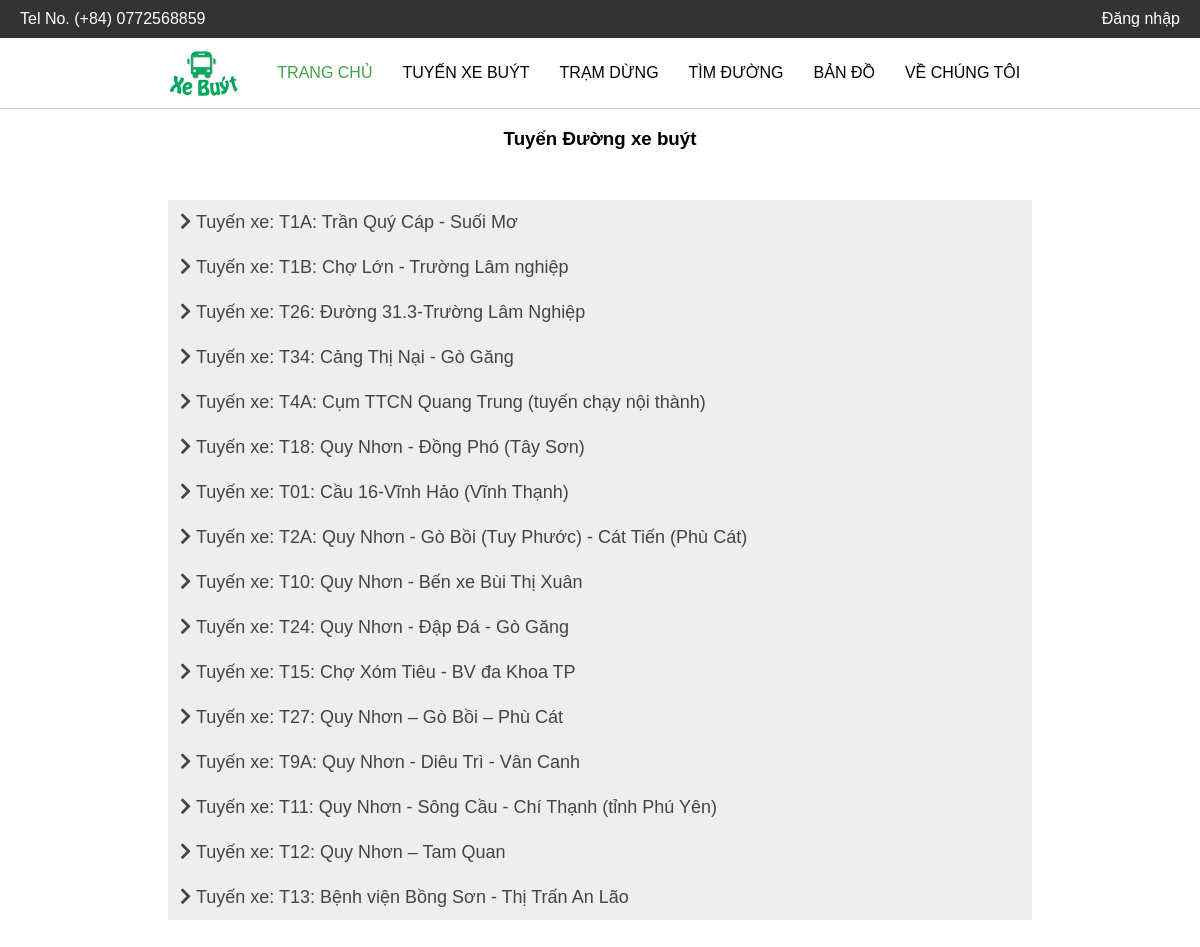
The page /?option=findroute on the database its author committed.
### tables this page shows
CREATE TABLE `routes` (
  `id` int(11) NOT NULL,
  `tuyen` varchar(255) NOT NULL,
  `lo_trinh` text NOT NULL,
  `cu_ly` float NOT NULL,
  `gia_ve_luot` float NOT NULL,
  `gia_ve_thang_nguoi_lon` float DEFAULT NULL,
  `gia_ve_thang_hoc_sinh` float DEFAULT NULL,
  `tan_suat` varchar(255) DEFAULT NULL,
  `thoi_gian_hoat_dong` varchar(255) DEFAULT NULL,
  `ma_so_xe` varchar(5) DEFAULT NULL
);

### includes/findroute.php (the view, shortened to what this page needs)
<!DOCTYPE html>
<html>
<head>
    <link rel="stylesheet" href="https://cdnjs.cloudflare.com/ajax/libs/font-awesome/5.15.4/css/all.min.css">
</head>
<body>
<h1>Tuyến Đường xe buýt</h1>
<div class="accordion-container">
<?php
$sql = "SELECT tuyen, lo_trinh FROM routes";
$result = $connect->query($sql);
if ($result->num_rows > 0) {
    while($row = $result->fetch_assoc()) {
        $tuyen = $row["tuyen"];
        ?>
        <button class="accordion"><i class="fas fa-chevron-right"></i> Tuyến xe: <?php echo htmlspecialchars($tuyen); ?></button>
        <?php
    }
} else {
    echo "Không có kết quả";
}
?>
</div>
</body>
</html>

### css/styles.css (style rules this page uses)
body { margin: 0; font-family: Arial, sans-serif; }

### includes/findroute.php (style rules this page uses)
h1 { text-align: center; }
.accordion-container { display: flex; flex-direction: column; align-items: center; width: 80%; margin: 50px auto; }
.accordion, .panel { background-color: #eee; color: #444; width: 90%; padding: 12px; border: none; text-align: left; outline: none; transition: 0.4s; cursor: pointer; font-size: 18px; }
.accordion i { transition: transform 0.4s; }

### rows shown on the page
routes: tuyen "T1A: Trần Quý Cáp - Suối Mơ"
routes: tuyen "T1B: Chợ Lớn - Trường Lâm nghiệp"
routes: tuyen "T26: Đường 31.3-Trường Lâm Nghiệp"
routes: tuyen "T34: Cảng Thị Nại - Gò Găng"
routes: tuyen "T4A: Cụm TTCN Quang Trung (tuyến chạy nội thành)"
routes: tuyen "T18: Quy Nhơn - Đồng Phó (Tây Sơn)"
routes: tuyen "T01: Cầu 16-Vĩnh Hảo (Vĩnh Thạnh)"
routes: tuyen "T2A: Quy Nhơn - Gò Bồi (Tuy Phước) - Cát Tiến (Phù Cát)"
routes: tuyen "T10: Quy Nhơn - Bến xe Bùi Thị Xuân"
routes: tuyen "T24: Quy Nhơn - Đập Đá - Gò Găng"
routes: tuyen "T15: Chợ Xóm Tiêu - BV đa Khoa TP"
routes: tuyen "T27: Quy Nhơn – Gò Bồi – Phù Cát"
routes: tuyen "T9A: Quy Nhơn - Diêu Trì - Vân Canh"
routes: tuyen "T11: Quy Nhơn - Sông Cầu - Chí Thạnh (tỉnh Phú Yên)"
routes: tuyen "T12: Quy Nhơn – Tam Quan"
routes: tuyen "T13: Bệnh viện Bồng Sơn - Thị Trấn An Lão"
